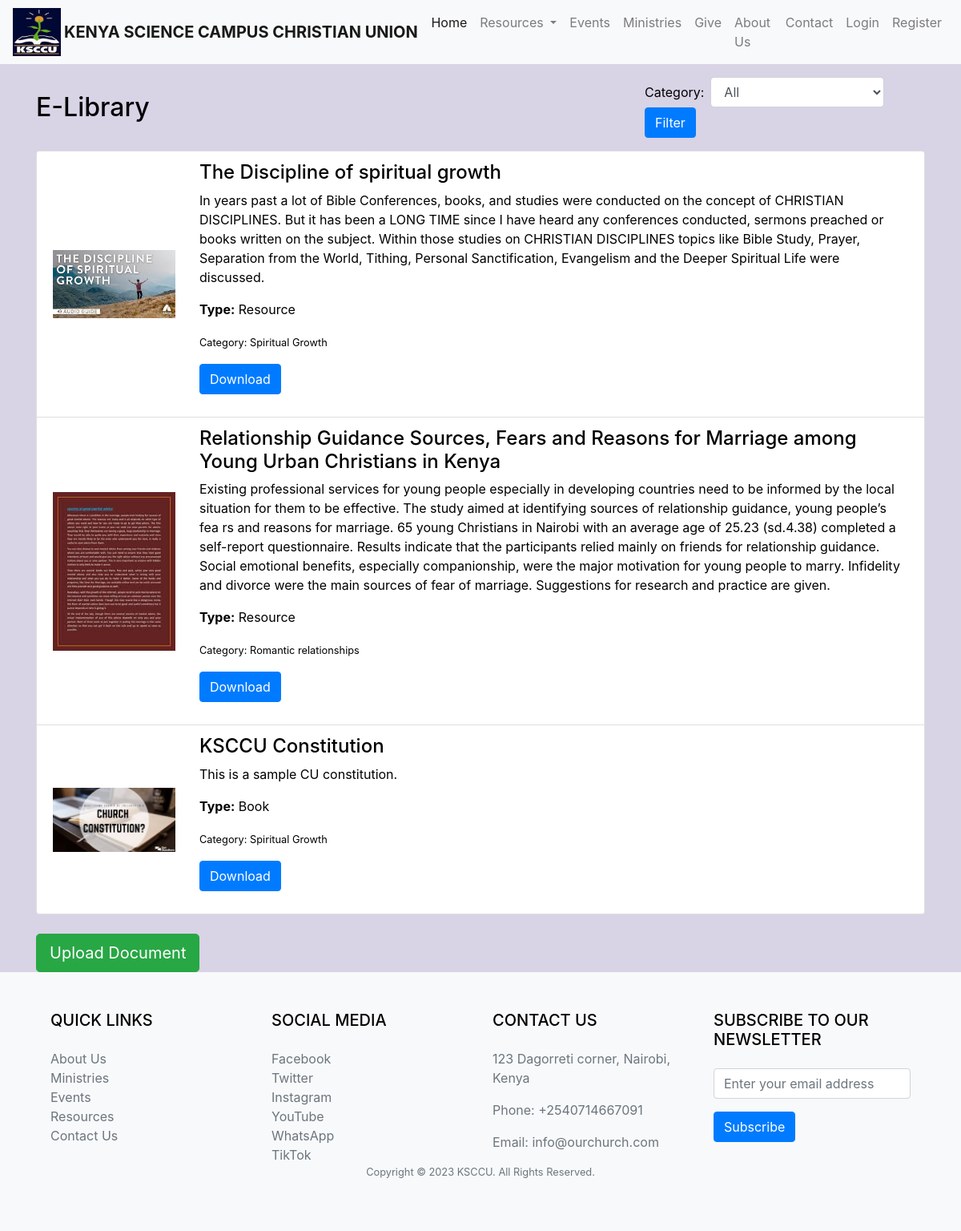
The app's page /e-library/, older data.
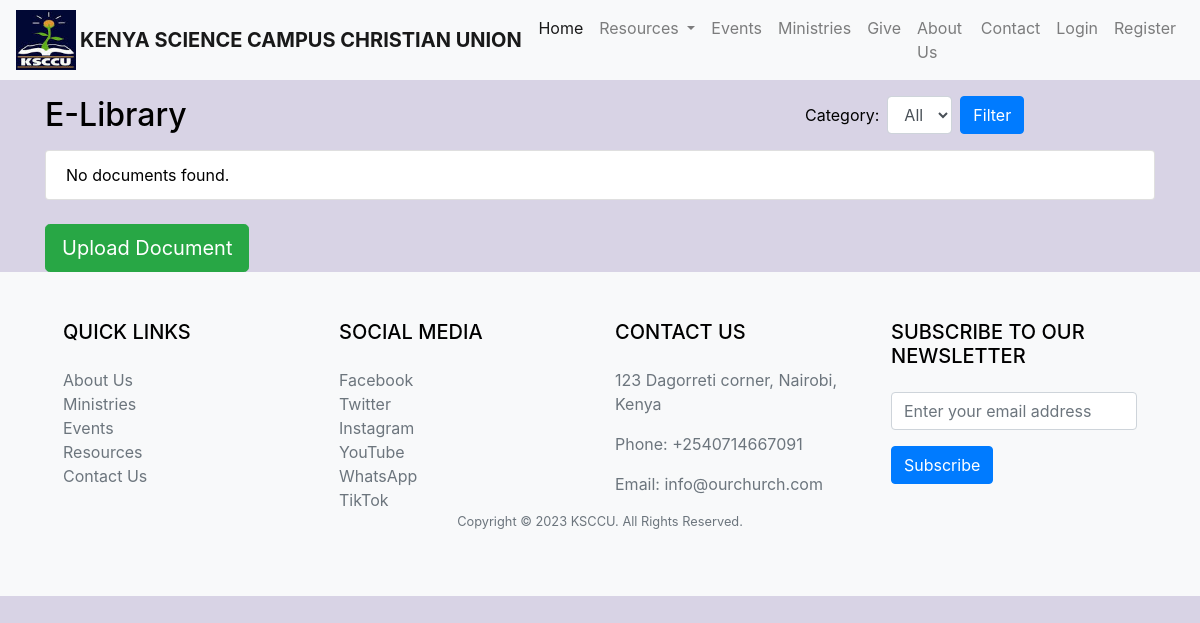
The same page, newer data.
### event_resources/models.py (models this page shows, shortened)
class Document(models.Model):
    CATEGORY_CHOICES = (
        ('Book', 'Book'),
        ('Magazine', 'Magazine'),
        ('Resource', 'Resource'),
        ('Official Documents', 'Official Documents')
    )
    title = models.CharField(max_length=200)
    description = models.TextField()
    document_type = models.CharField(max_length=50, choices=CATEGORY_CHOICES)
    file = models.FileField(upload_to='documents/')
    category = models.ForeignKey(ResourceCategory, on_delete=models.CASCADE)
    thumbnail = models.ImageField(upload_to='thumbnails/', null=True, default=None)

class ResourceCategory(models.Model):
    name = models.CharField(max_length=100, unique=True)

### event_resources/views.py (the view)
# urls.py: path('e-library/', views.document_list, name='document_list'),
def document_list(request):
    documents = Document.objects.all()
    document_type = request.GET.get('document_type')
    category_id = request.GET.get('category')
    if document_type:
        documents = documents.filter(document_type=document_type)
    if category_id:
        documents = documents.filter(category_id=category_id)
    categories = ResourceCategory.objects.all()
    return render(request, 'e_library.html', {
        'documents': documents,
        'categories': categories,
        'selected_document_type': document_type,
        'selected_category_id': category_id,
    })

### templates/e_library.html (shortened to what this page needs)
{% extends 'base.html' %}
{% block content %}
<div class="container">
    <div class="row justify-content-between align-items-center my-3">
        <div class="col-md-8">
            <h2 class="my-auto">E-Library</h2>
        </div>
        <div class="col-md-4">
            <form method="get" class="form-inline">
                <div class="form-group mr-2">
                    <label for="category" class="mr-2">Category:</label>
                    <select id="category" name="category" class="form-control">
                        <option value="">All</option>
                    </select>
                </div>
                <button type="submit" class="btn btn-primary">Filter</button>
            </form>
        </div>
    </div>
    <div class="row">
        <div class="col-md-12">
            <ul class="list-group">
                {% for document in documents %}
                <li class="list-group-item">
                    <div class="row align-items-center">
                        <div class="col-md-2">
                            {% if document.thumbnail %}
                            <img src="{{document.thumbnail.url}}" alt="{{document.title}}" class="img-fluid">
                            {% else %}
                            <div class="text-center">
                                <i class="fas fa-file-alt fa-3x"></i>
                            </div>
                            {% endif %}
                        </div>
                        <div class="col-md-10">
                            <h4>{{ document.title }}</h4>
                            <p>{{ document.description }}</p>
                            <p><strong>Type:</strong> {{ document.get_document_type_display }}</p>
                            <p><small>Category: {{ document.category.name }}</small></p>
                            <p><a href="{{ document.file.url }}" class="btn btn-primary" target="_blank">Download</a></p>
                        </div>
                    </div>
                </li>
                {% empty %}
                <li class="list-group-item">No documents found.</li>
                {% endfor %}
            </ul>
        </div>
    </div>
    <div class="row mt-4">
        <div class="col-md-12">
            <a href="{% url 'event_resources:upload_document' %}" class="btn btn-success btn-lg">Upload Document</a>
        </div>
    </div>
</div>
{% include 'footer.html' %}
{% endblock %}

Row changes from the older to the newer data that the page shows:
removed Document: thumbnail (picture), title "The Discipline of spiritual growth", description "In years past a lot of Bible Conferences, books, and studies were conducted on the concept of CHRISTIAN DISCIPLINES. But it has been a LONG TIME since I have heard any conferences conducted, sermons preached or books written on the subject. Within those studies on CHRISTIAN DISCIPLINES topics like Bible Study, Prayer, Separation from the World, Tithing, Personal Sanctification, Evangelism and the Deeper Spiritual Life were discussed.", document_type "Resource", category.name "Spiritual Growth"
removed Document: thumbnail (picture), title "Relationship Guidance Sources, Fears and Reasons for Marriage among Young Urban Christians in Kenya", description "Existing professional services for young people especially in developing countries need to be informed by the local situation for them to be effective. The study aimed at identifying sources of relationship guidance, young people’s fea rs and reasons for marriage. 65 young Christians in Nairobi with an average age of 25.23 (sd.4.38) completed a self-report questionnaire. Results indicate that the participants relied mainly on friends for relationship guidance. Social emotional benefits, especially companionship, were the major motivation for young people to marry. Infidelity and divorce were the main sources of fear of marriage. Suggestions for research and practice are given.", document_type "Resource", category.name "Romantic relationships"
removed Document: thumbnail (picture), title "KSCCU Constitution", description "This is a sample CU constitution.", document_type "Book", category.name "Spiritual Growth"
Text that changed along with them:
text now shown: "No documents found."
